Frame 1 (no input): blank canvas, image omitted
Frame 60 (the mouse pressed at the canvas centre just before this capture): blank canvas, image omitted
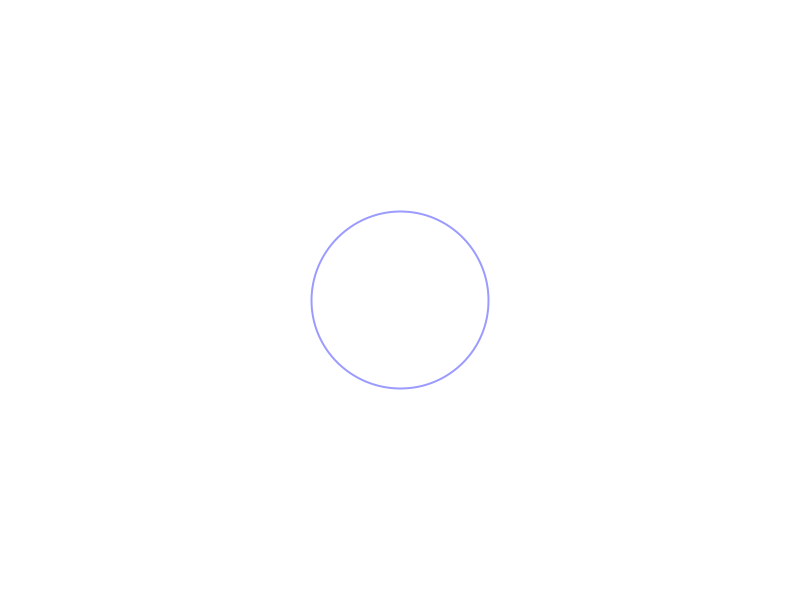
Frame 120 (the mouse held since frame 60 and released just before this capture)

The Processing sketch whose frames 1 and 60 were blank and that drew this single picture after the mouse press (run headless with seeded random() and noise(); from frame 60 on, the mouse is pressed at the canvas centre):

// Processing sketch: processing_38234
// ── processing_38234.pde

float[] r = new float[256];
float[] x = new float[256];
float[] y = new float[256];
int[] c = new int[256];
int i, j, R = 3, C = 1;

void setup(){
  size(800,600);
  smooth();
}

void draw(){
  background(255);
  rippleDraw();
}

void mousePressed(){
  i++;
  if(i>255){
    i = 0;
  }
  x[i]=mouseX;
  y[i]=mouseY;
  c[i] = (int)random(150);
  r[i] = 0;
}

void rippleDraw(){
  for(j=1;j<=i;j++){
    if(c[j]<230){
      stroke(c[j],c[j],255);
      strokeWeight(2);
      noFill();
      ellipse(x[j],y[j],r[j],r[j]);
      c[j] += C;
      r[j] += R;
    }
    
    if(c[j]<230-C*20){
      if(x[j]-0 < r[j]){
        stroke(c[j]+C*20,c[j]+C*20,255);
        strokeWeight(2);
        noFill();
        ellipse(-x[j],y[j],r[j]-R*4,r[j]-R*4);
      }
    
      if(width-x[j] < r[j]){
        stroke(c[j]+C*20,c[j]+C*20,255);
        strokeWeight(2);
        noFill();
        ellipse(width*2-x[j],y[j],r[j]-R*4,r[j]-R*4);
      }

      if(y[j]-0 < r[j]){
        stroke(c[j]+C*20,c[j]+C*20,255);
        strokeWeight(2);
        noFill();
        ellipse(x[j],-y[j],r[j]-R*4,r[j]-R*4);
      }
    
      if(height-y[j] < r[j]){
        stroke(c[j]+C*20,c[j]+C*20,255);
        strokeWeight(2);
        noFill();
        ellipse(x[j],height*2-y[j],r[j]-R*4,r[j]-R*4);
      }
    }
  }
}

void keyPressed(){
  switch(key){
    case 'q':exit();
    break;
  }
}
